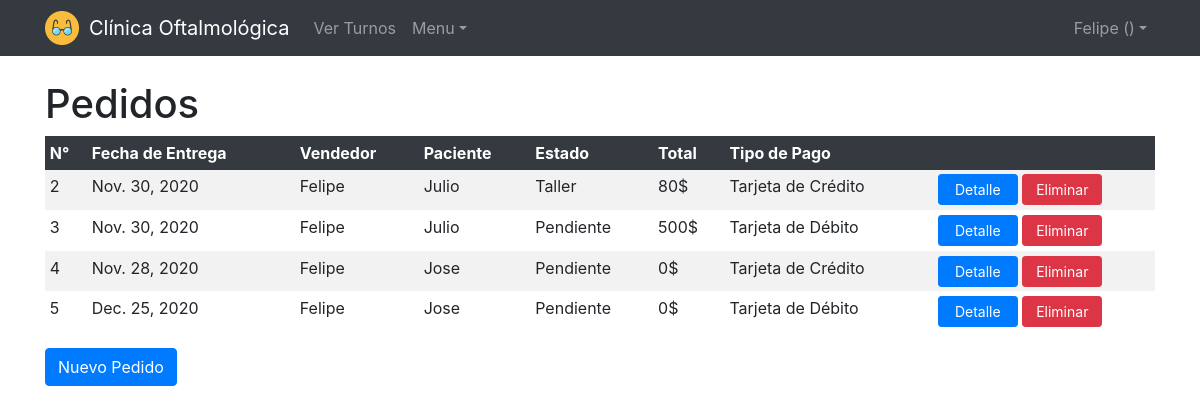
The page /clinica/pedidosindex (signed in) on the database its author committed.
### clinica/models.py (models this page shows, shortened)
class Pedido(models.Model):
    user = models.ForeignKey(
        settings.AUTH_USER_MODEL,
        on_delete=models.CASCADE,
    )
    paciente = models.ForeignKey(Paciente, on_delete=models.CASCADE)
    tipopago = models.ForeignKey(Tipopago, on_delete=models.CASCADE)
    estado = models.ForeignKey(Estado, on_delete=models.CASCADE)
    total = models.IntegerField()
    fechaentrega = models.DateField()

class Paciente(models.Model):
    user = models.ForeignKey(
        settings.AUTH_USER_MODEL,
        on_delete=models.CASCADE,
    )
    nombre = models.CharField(max_length=64)
    apellido = models.CharField(max_length=64)
    dni = models.IntegerField()
    telefono = models.CharField(max_length=64)
    direccion = models.CharField(max_length=64)
    email = models.CharField(max_length=64)

class Estado(models.Model):
    nombre = models.CharField(max_length=64)

class Tipopago(models.Model):
    nombre = models.CharField(max_length=64)

### clinica/views.py (the view)
# urls.py: path("pedidosindex", views.pedidosindex, name="pedidosindex"),
def pedidosindex(request):
    if not request.user.is_authenticated:
        return HttpResponseRedirect(reverse("login"))
    pedidos = Pedido.objects.all()
    return render(request, "pedidos/index.html", {
        "pedidos" : pedidos
    })

### clinica/templates/pedidos/index.html (shortened to what this page needs)
{% extends "layout.html" %}
{% block body %}
    <div class="container">
        <h1>Pedidos</h1>
        <table class="table table-sm table-striped table-borderless">
            <thead class="table-dark">
                <tr>
                    <th>N°</th>
                    <th>Fecha de Entrega</th>
                    <th>Vendedor</th>
                    <th>Paciente</th>
                    <th>Estado</th>
                    {% if request.session.tipousuario_id != 4 %}
                        <th>Total</th>
                    {% endif %}
                    <th>Tipo de Pago</th>
                    <th></th>
                </tr>
            </thead>
            <tbody>
                {% for pedido in pedidos %}
                    <tr>
                        <td>{{ pedido.id }}</td>
                        <td>{{ pedido.fechaentrega }}</td>
                        <td>{{ pedido.user.get_username }}</td>
                        <td>{{ pedido.paciente.nombre }}</td>
                        <td>{{ pedido.estado.nombre }}</td>
                        {% if request.session.tipousuario_id != 4 %}
                            <td>{{ pedido.total }}$</td>
                        {% endif %}
                        <td>{{ pedido.tipopago.nombre }}</td>
                        <td style="width: 20%;">
                            <a href="{% url 'pedidoshow' pedido.id %}" class="btn btn-primary btn-sm botones-index">Detalle</a>
                            {% if request.session.tipousuario_id != 4 %}
                                <a href="{% url 'pedidosdelete' pedido.id %}" class="btn btn-danger btn-sm botones-index">Eliminar</a>
                            {% endif %}
                        </td>
                    </tr>
                {% endfor %}
            </tbody>
        </table>
        <a href="{% url 'pedidoscreate' %}" class="btn btn-primary">Nuevo Pedido</a>
    </div>
{% endblock %}

### clinica/templates/layout.html (shortened to what this page needs)
<!DOCTYPE html>
<html lang="es">
    <head>
        {% load static %}
        <link rel="stylesheet" type="text/css" href="{% static 'stylesheets/clinica.css' %}">
        <link rel="stylesheet" href="https://stackpath.bootstrapcdn.com/bootstrap/4.5.0/css/bootstrap.min.css">
    </head>
    <body>
        <header style="margin-bottom: 5rem;">
            <nav class="navbar navbar-expand-xl navbar-dark fixed-top bg-dark">
                <div class="container">
                    <div>
                        <img style="width: 34px; height: 34px;" alt="Icono" src="{% static 'images/icon.png' %}"/>
                    </div>
                    <a class="navbar-brand" href="#" style="margin-left:10px">Clínica Oftalmológica</a>
                    <div class="collapse navbar-collapse" id="navbarCollapse">
                        <ul class="navbar-nav mr-auto">
                            {% if request.user.id %}
                                <li class="nav-item">
                                    <a href="{% url 'turnosindex' %}" class="nav-item nav-link">Ver Turnos</a>
                                </li>
                                {% if request.user.id %}
                                    <li class="nav-item dropdown">
                                        <a class="nav-link dropdown-toggle" data-toggle="dropdown" href="#" role="button" aria-haspopup="true" aria-expanded="false">Menu</a>
                                    </li>
                                {% endif %}
                            {% endif %}
                        </ul>
                        <div class="navbar-nav">
                            {% if request.user.id %}
                                <div class="nav-item dropdown">
                                    <a class="nav-link dropdown-toggle" data-toggle="dropdown" href="#" role="button" aria-haspopup="true" aria-expanded="false">{{ request.user.username }} ({{ request.session.tipousuario }})</a>
                                </div>
                            {% else %}
                                <a href="{% url 'login' %}" class="nav-item nav-link">Ingresar</a>
                            {% endif %}
                        </div>
                    </div>
                </div>
            </nav>
        </header>
        {% block body %}
        {% endblock %}
    </body>
</html>

### clinica/static/stylesheets/clinica.css (style rules this page uses)
.botones-index { width: 80px; }

### rows shown on the page
Pedido: id "2", fechaentrega "Nov. 30, 2020", user.get_username "Felipe", paciente.nombre "Julio", estado.nombre "Taller", total "80", tipopago.nombre "Tarjeta de Crédito"
Pedido: id "3", fechaentrega "Nov. 30, 2020", user.get_username "Felipe", paciente.nombre "Julio", estado.nombre "Pendiente", total "500", tipopago.nombre "Tarjeta de Débito"
Pedido: id "4", fechaentrega "Nov. 28, 2020", user.get_username "Felipe", paciente.nombre "Jose", estado.nombre "Pendiente", total "0", tipopago.nombre "Tarjeta de Crédito"
Pedido: id "5", fechaentrega "Dec. 25, 2020", user.get_username "Felipe", paciente.nombre "Jose", estado.nombre "Pendiente", total "0", tipopago.nombre "Tarjeta de Débito"

### other values the page prints
{{ request.user.username }} "Felipe"
